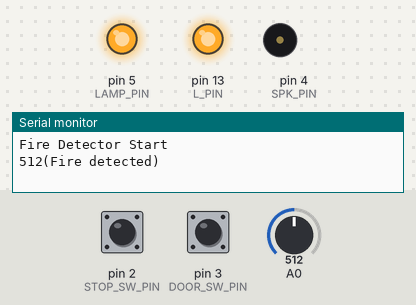
The sketch below on a simulated Arduino Uno, built with avr-gcc and run on an emulated ATmega328P. Parts: output pins drawn as LEDs (lit = HIGH), buzzer (waves = sounding), the last lines printed to the serial monitor. The inputs (shaded band) are chosen by the test bench; at power-on: pin 2 (STOP_SW_PIN) HIGH, pin 3 (DOOR_SW_PIN) HIGH, A0 = 512.

Above: at 1.7 s.
1.8 s: pin 2 (STOP_SW_PIN) pulled LOW for 1 s
At 2.3 s:
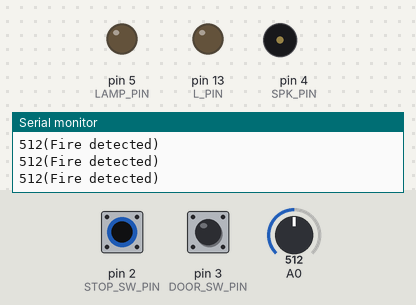
At 2.66 s:
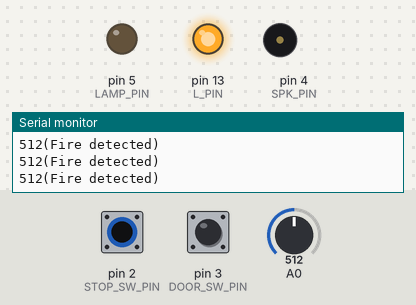
4.3 s: pin 3 (DOOR_SW_PIN) pulled LOW for 0.15 s
Timing chart, 0 to 5.4 s (numbered marks = the images above; inputs shaded):
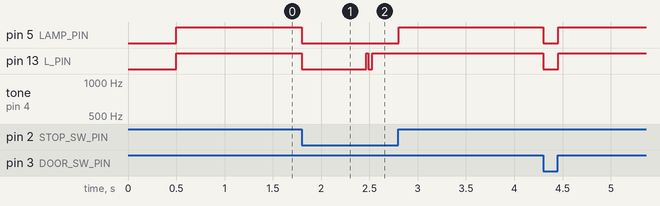

The sketch:

FireDetector.ino
```cpp
#define STOP_SW_PIN     2
#define DOOR_SW_PIN     3
#define SPK_PIN         4
#define LAMP_PIN        5
#define L_PIN           13

#define THRESHOLD  50

bool fDetected=false;
int c1=0;

void setup()
{
  pinMode(STOP_SW_PIN, INPUT_PULLUP);
  pinMode(DOOR_SW_PIN, INPUT_PULLUP);
  pinMode(SPK_PIN, OUTPUT);
  pinMode(LAMP_PIN, OUTPUT);
  pinMode(L_PIN, OUTPUT);

  digitalWrite(L_PIN, LOW);
  digitalWrite(LAMP_PIN, LOW);

  Serial.begin(115200);
  Serial.println("Fire Detector Start");

  analogRead(A0); // 何故か１回目の数値が安定しないので捨て読み込み
  delay(500);
}

void loop()
{
  int sensorValue;

  sensorValue = analogRead(A0);
  if(sensorValue>THRESHOLD)    fDetected = true;

  Serial.print(sensorValue);
  if(fDetected)    Serial.print("(Fire detected)");
  Serial.println();

  int f,p=100,c2=0;
  while(fDetected)
  {
    if(digitalRead(STOP_SW_PIN)==LOW || digitalRead(DOOR_SW_PIN)==LOW)
    {
      noTone(SPK_PIN);
      digitalWrite(L_PIN,LOW);
      digitalWrite(LAMP_PIN,LOW);
      fDetected=false;
      break;
    }

    digitalWrite(L_PIN,HIGH);
    digitalWrite(LAMP_PIN,HIGH);
    if(c2<4) p=1000;
    else if(c2<16) p=100;
    else
    {
      c2=0;
      continue;
    }

    for(f=635;f<=912;f++)
    {
      tone(SPK_PIN, f);
      delayMicroseconds(p);
      if(digitalRead(STOP_SW_PIN)==LOW || digitalRead(DOOR_SW_PIN)==LOW)  break;
    }
    for(f=911;f>=634;f--)
    {
      tone(SPK_PIN, f);
      delayMicroseconds(100);
      if(digitalRead(STOP_SW_PIN)==LOW || digitalRead(DOOR_SW_PIN)==LOW)  break;
    }
    c2++;
  }
  digitalWrite(L_PIN,(c1++ & 0x40 && digitalRead(DOOR_SW_PIN)));

  delay(10);
}
```
